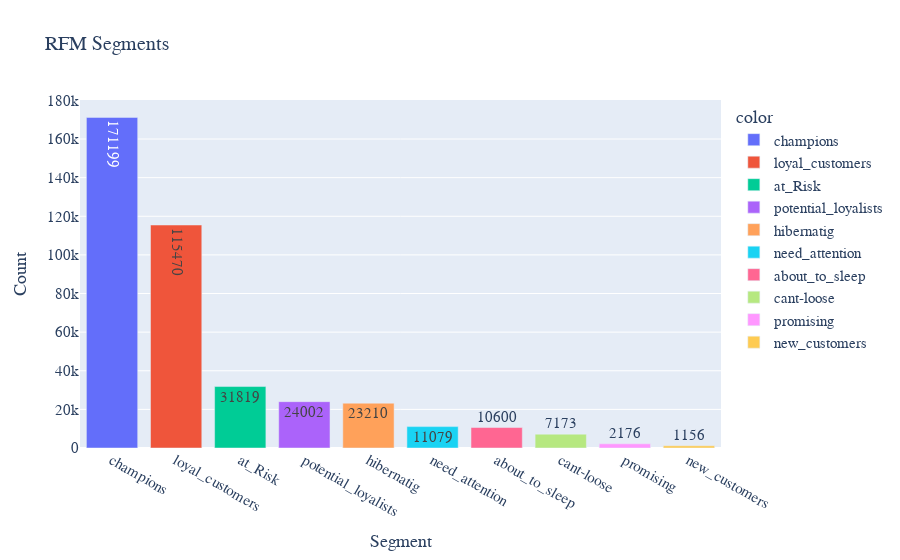

Source (notebook cell):
### Markdown cell above
### RFM Segmentation

### Code cell
segments = final_df['Segment'].value_counts()
fig = px.bar(
     x = segments.index,
     y = segments.values,
     color = segments.index,
     text = segments.values,
     title = "RFM Segments"
)
fig.update_layout(
    xaxis_title="Segment",
    yaxis_title="Count",
    font=dict(size=15, family="Arial"),
    title_font=dict(size=20, family="Arial")
)
fig.show()

### Figure 1 — Plotly figure (JSON) as saved in the notebook; plotly's stock layout.template omitted (floating-point values rounded to 4 significant figures)
{"data": [{"alignmentgroup": "True", "hovertemplate": "color=champions<br>x=%{x}<br>y=%{y}<br>text=%{text}<extra></extra>", "legendgroup": "champions", "marker": {"color": "#636efa", "pattern": {"shape": ""}}, "name": "champions", "offsetgroup": "champions", "orientation": "v", "showlegend": true, "text": [171199], "textposition": "auto", "type": "bar", "x": ["champions"], "xaxis": "x", "y": [171199], "yaxis": "y"}, {"alignmentgroup": "True", "hovertemplate": "color=loyal_customers<br>x=%{x}<br>y=%{y}<br>text=%{text}<extra></extra>", "legendgroup": "loyal_customers", "marker": {"color": "#EF553B", "pattern": {"shape": ""}}, "name": "loyal_customers", "offsetgroup": "loyal_customers", "orientation": "v", "showlegend": true, "text": [115470], "textposition": "auto", "type": "bar", "x": ["loyal_customers"], "xaxis": "x", "y": [115470], "yaxis": "y"}, {"alignmentgroup": "True", "hovertemplate": "color=at_Risk<br>x=%{x}<br>y=%{y}<br>text=%{text}<extra></extra>", "legendgroup": "at_Risk", "marker": {"color": "#00cc96", "pattern": {"shape": ""}}, "name": "at_Risk", "offsetgroup": "at_Risk", "orientation": "v", "showlegend": true, "text": [31819], "textposition": "auto", "type": "bar", "x": ["at_Risk"], "xaxis": "x", "y": [31819], "yaxis": "y"}, {"alignmentgroup": "True", "hovertemplate": "color=potential_loyalists<br>x=%{x}<br>y=%{y}<br>text=%{text}<extra></extra>", "legendgroup": "potential_loyalists", "marker": {"color": "#ab63fa", "pattern": {"shape": ""}}, "name": "potential_loyalists", "offsetgroup": "potential_loyalists", "orientation": "v", "showlegend": true, "text": [24002], "textposition": "auto", "type": "bar", "x": ["potential_loyalists"], "xaxis": "x", "y": [24002], "yaxis": "y"}, {"alignmentgroup": "True", "hovertemplate": "color=hibernatig<br>x=%{x}<br>y=%{y}<br>text=%{text}<extra></extra>", "legendgroup": "hibernatig", "marker": {"color": "#FFA15A", "pattern": {"shape": ""}}, "name": "hibernatig", "offsetgroup": "hibernatig", "orientation": "v", "showlegend": true, "text": [23210], "textposition": "auto", "type": "bar", "x": ["hibernatig"], "xaxis": "x", "y": [23210], "yaxis": "y"}, {"alignmentgroup": "True", "hovertemplate": "color=need_attention<br>x=%{x}<br>y=%{y}<br>text=%{text}<extra></extra>", "legendgroup": "need_attention", "marker": {"color": "#19d3f3", "pattern": {"shape": ""}}, "name": "need_attention", "offsetgroup": "need_attention", "orientation": "v", "showlegend": true, "text": [11079], "textposition": "auto", "type": "bar", "x": ["need_attention"], "xaxis": "x", "y": [11079], "yaxis": "y"}, {"alignmentgroup": "True", "hovertemplate": "color=about_to_sleep<br>x=%{x}<br>y=%{y}<br>text=%{text}<extra></extra>", "legendgroup": "about_to_sleep", "marker": {"color": "#FF6692", "pattern": {"shape": ""}}, "name": "about_to_sleep", "offsetgroup": "about_to_sleep", "orientation": "v", "showlegend": true, "text": [10600], "textposition": "auto", "type": "bar", "x": ["about_to_sleep"], "xaxis": "x", "y": [10600], "yaxis": "y"}, {"alignmentgroup": "True", "hovertemplate": "color=cant-loose<br>x=%{x}<br>y=%{y}<br>text=%{text}<extra></extra>", "legendgroup": "cant-loose", "marker": {"color": "#B6E880", "pattern": {"shape": ""}}, "name": "cant-loose", "offsetgroup": "cant-loose", "orientation": "v", "showlegend": true, "text": [7173], "textposition": "auto", "type": "bar", "x": ["cant-loose"], "xaxis": "x", "y": [7173], "yaxis": "y"}, {"alignmentgroup": "True", "hovertemplate": "color=promising<br>x=%{x}<br>y=%{y}<br>text=%{text}<extra></extra>", "legendgroup": "promising", "marker": {"color": "#FF97FF", "pattern": {"shape": ""}}, "name": "promising", "offsetgroup": "promising", "orientation": "v", "showlegend": true, "text": [2176], "textposition": "auto", "type": "bar", "x": ["promising"], "xaxis": "x", "y": [2176], "yaxis": "y"}, {"alignmentgroup": "True", "hovertemplate": "color=new_customers<br>x=%{x}<br>y=%{y}<br>text=%{text}<extra></extra>", "legendgroup": "new_customers", "marker": {"color": "#FECB52", "pattern": {"shape": ""}}, "name": "new_customers", "offsetgroup": "new_customers", "orientation": "v", "showlegend": true, "text": [1156], "textposition": "auto", "type": "bar", "x": ["new_customers"], "xaxis": "x", "y": [1156], "yaxis": "y"}], "layout": {"barmode": "relative", "font": {"family": "Arial", "size": 15}, "legend": {"title": {"text": "color"}, "tracegroupgap": 0}, "title": {"font": {"family": "Arial", "size": 20}, "text": "RFM Segments"}, "xaxis": {"anchor": "y", "domain": [0, 1], "title": {"text": "Segment"}}, "yaxis": {"anchor": "x", "domain": [0, 1], "title": {"text": "Count"}}}}
